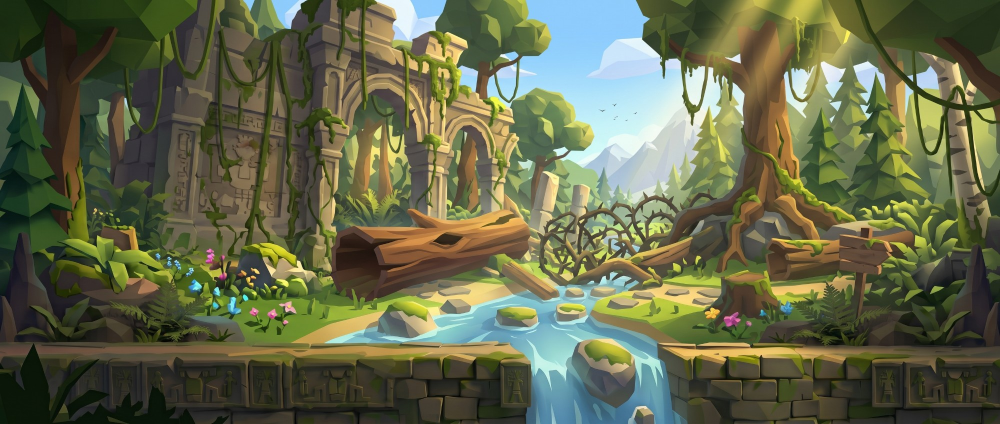
#> input picture JUEGO_GUARDIAN/Fondos/Zona3/zona3_2.jpg, 2000 x 848 px (shown at 1/2 size); its folder holds 4 pictures in this run
$ python unir_panorama.py
#> lines starting #> are read from the running program, lines starting #| are printed output that depends on the picture

import os
from PIL import Image
HERE = os.path.dirname(os.path.abspath(__file__))
OUT = os.path.join(HERE, "..", "..", "Assets", "Guardian", "Fondo", "Zona3")
OVERLAP = 220
partes = [Image.open(os.path.join(HERE, f"zona3_{i}.jpg")).convert("RGB") for i in range(2, 8)]
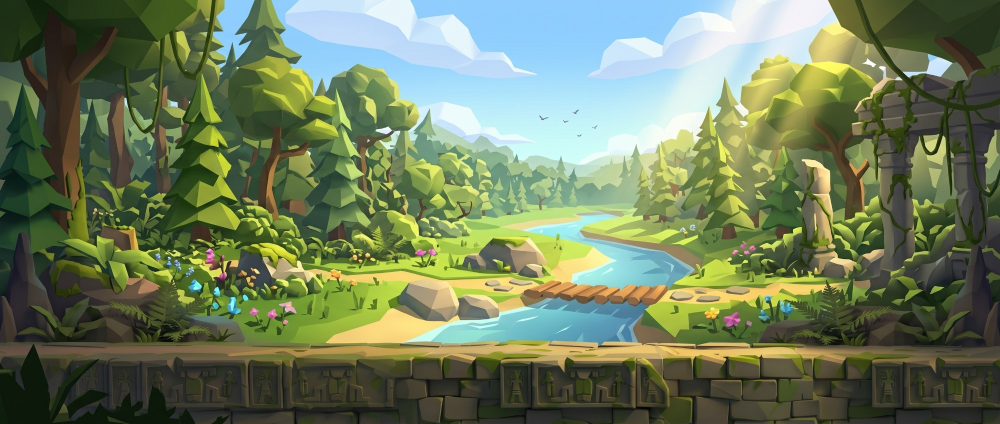
#> input picture JUEGO_GUARDIAN/Fondos/Zona3/zona3_3.jpg, 2000 x 848 px (shown at 1/2 size)
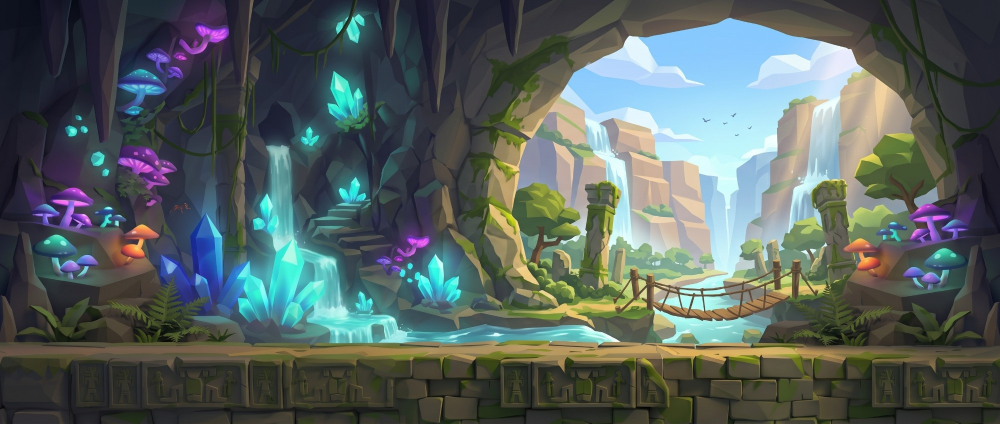
#> input picture JUEGO_GUARDIAN/Fondos/Zona3/zona3_4.jpg, 2000 x 848 px (shown at 1/2 size)
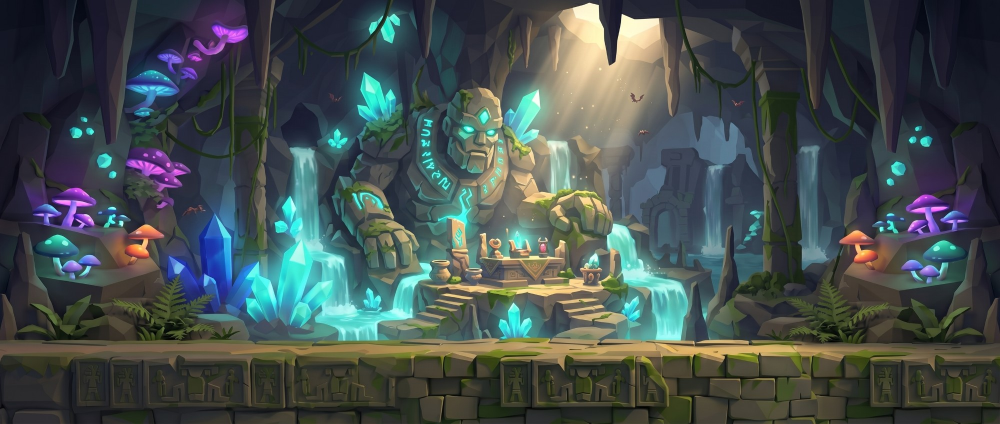
#> input picture JUEGO_GUARDIAN/Fondos/Zona3/zona3_5.jpg, 2000 x 848 px (shown at 1/2 size)
#> (the run stopped early here; a loop or call above may not have finished)
